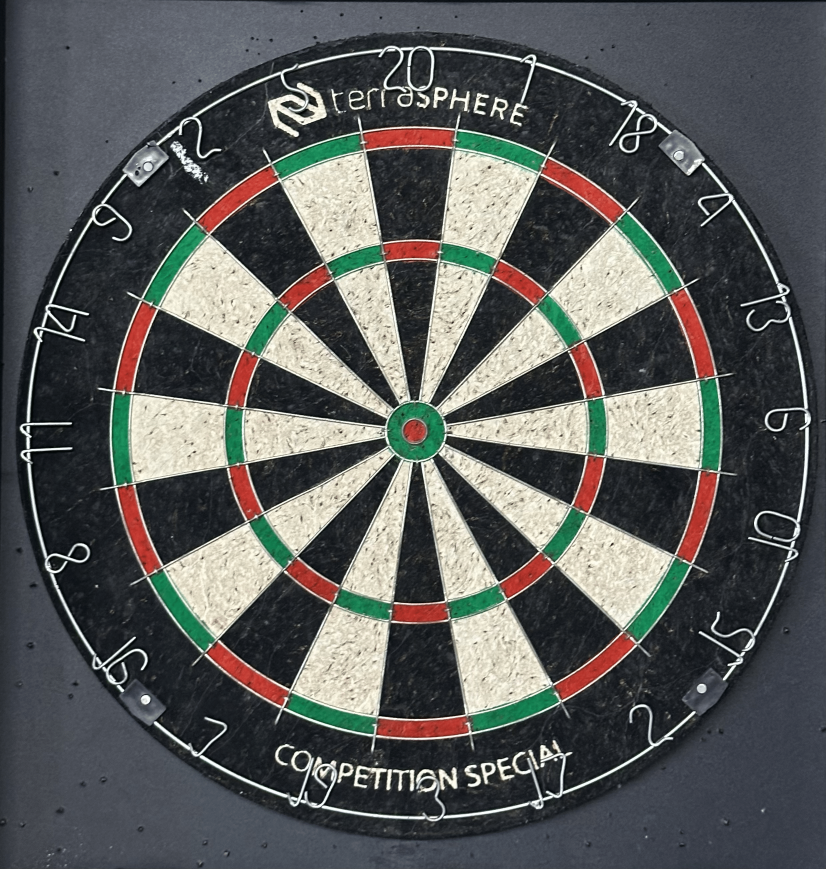
#> input picture dartboard.png, 2476 x 2607 px, found by its file name (shown at 1/3 size)
$ python warpDartboard.py
#> lines starting #> are read from the running program, lines starting #| are printed output that depends on the picture; pictures that were not available may be replaced by others from this repository, and a replacement may not be noted
#> further down, faceOnImage is the input picture: shape (2607, 2476, 3); mean B, G, R 90.1, 91.4, 89.7
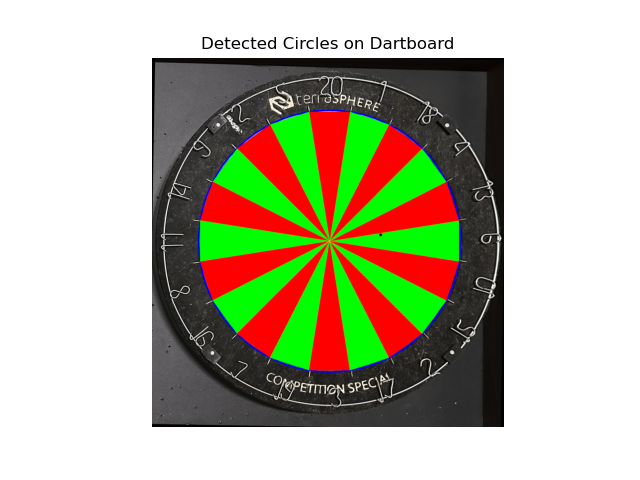
#> input picture Dart-Point-Sector.png, 640 x 480 px, given in place of real_dartboard.png, which was not available
#> further down, dartboardTilted is the input picture: shape (480, 640, 3); mean B, G, R 161.2, 182.7, 183.2
import cv2
import numpy as np
import matplotlib.pyplot as plt
"""
Warmp_image_empty
input: faceOnImage, dartboardTilted
output: img_warped, h, height, width

warp_image
input: image, harmonography, dartboardHeight, dartboardWidth
output: img_warped
"""
def warp_image_empty(faceOnImage, dartboardTilted):
    MAX_NUM_FEATURES = 500
    orb = cv2.ORB_create(MAX_NUM_FEATURES)
    keypoints1, descriptors1 = orb.detectAndCompute(faceOnImage, None)
#> keypoints1 = 500 keypoints; strongest (x, y, size): (112, 990, 77.1), (1704, 1054, 31), (73, 1360, 64.3), (112, 991, 64.3)
    keypoints2, descriptors2 = orb.detectAndCompute(dartboardTilted, None)
#> keypoints2 = 500 keypoints; strongest (x, y, size): (222, 43, 31), (321, 43, 31), (321, 45, 31), (412, 45, 31)

    dart_display = cv2.drawKeypoints(faceOnImage, keypoints1, outImage=np.array([]), color = (255, 0, 0), flags=cv2.DRAW_MATCHES_FLAGS_DRAW_RICH_KEYPOINTS)
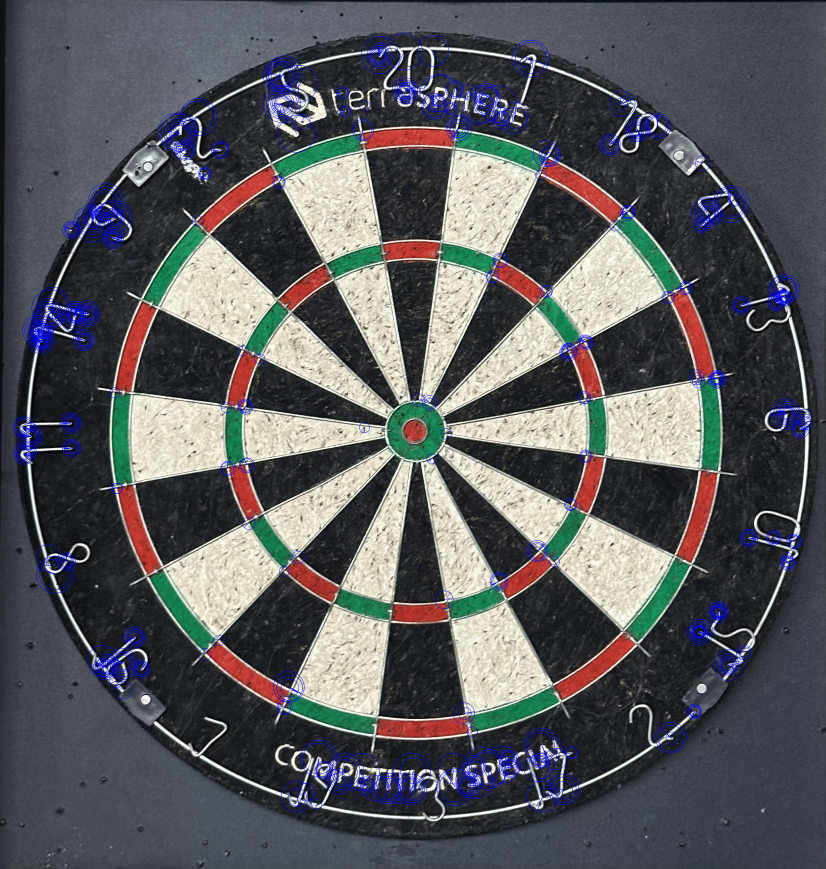
#> dart_display: shape (2607, 2476, 3) (shown at 1/3 size); mean B, G, R 93, 89.8, 88.2
    dart_tilt_display = cv2.drawKeypoints(dartboardTilted, keypoints2, outImage=np.array([]), color = (255, 0, 0), flags=cv2.DRAW_MATCHES_FLAGS_DRAW_RICH_KEYPOINTS)
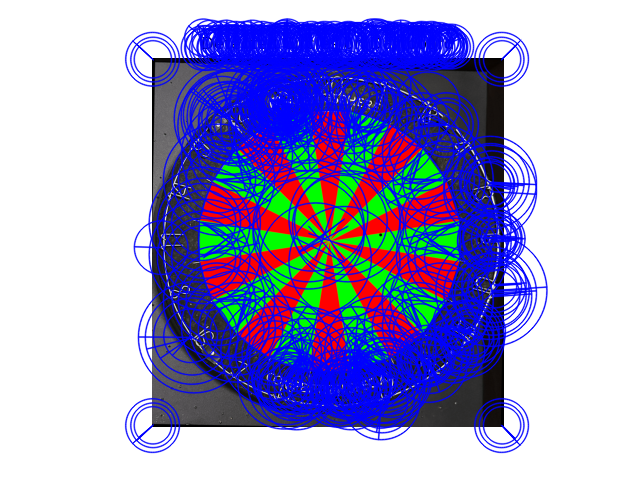
#> dart_tilt_display: shape (480, 640, 3); mean B, G, R 202.1, 155.5, 157
        # Match features.
    matcher = cv2.DescriptorMatcher_create(cv2.DESCRIPTOR_MATCHER_BRUTEFORCE_HAMMING)

    # Converting to list for sorting as tuples are immutable objects.
    matches = list(matcher.match(descriptors1, descriptors2, None))
#> matches = 500 matches

    # Sort matches by score
    matches.sort(key=lambda x: x.distance, reverse=False)

    # Remove not so good matches
    numGoodMatches = int(len(matches) * 0.1)
#> numGoodMatches = 50
    matches = matches[:numGoodMatches]
#> matches = 50 matches
    # Draw top matches
    im_matches = cv2.drawMatches(faceOnImage, keypoints1, dartboardTilted, keypoints2, matches, None)
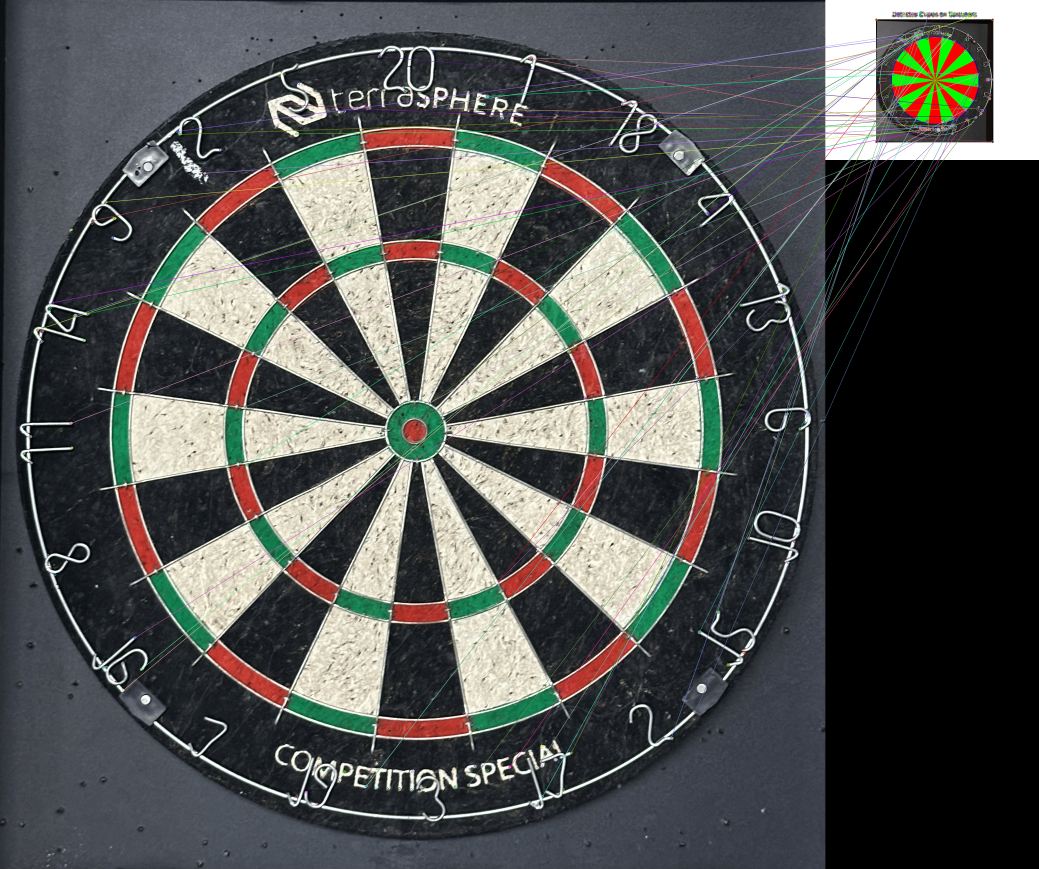
#> im_matches: shape (2607, 3116, 3) (shown at 1/3 size); mean B, G, R 78.5, 80.2, 78.8

    # Extract location of good matches
    points1 = np.zeros((len(matches), 2), dtype=np.float32)
#> points1 = 50 pairs, first value 0 to 0, second value 0 to 0
    points2 = np.zeros((len(matches), 2), dtype=np.float32)
#> points2 = 50 pairs, first value 0 to 0, second value 0 to 0

    for i, match in enumerate(matches):
        points1[i, :] = keypoints1[match.queryIdx].pt
        points2[i, :] = keypoints2[match.trainIdx].pt
#> this loop made 50 passes
#> after the loop, points1 = 50 pairs, first value 111 to 2245, second value 169.2 to 2388.8; points2 = 50 pairs, first value 201.6 to 501.1, second value 40 to 424.8

    # Find homography
    h, mask = cv2.findHomography(points2, points1, cv2.RANSAC)
#> h = [[3.94, -8.38, 2111.3], [5.51, -2.17, -430.6], [0.000732, -0.00193, 1]]; mask = 50 values, max 1 at index 14, min 0 at index 0, mean 0.1

    # Use homography to warp image
    height, width, _ = faceOnImage.shape
#> height = 2607; width = 2476
    img_warped = cv2.warpPerspective(dartboardTilted, h, (width, height)) # h is the homography
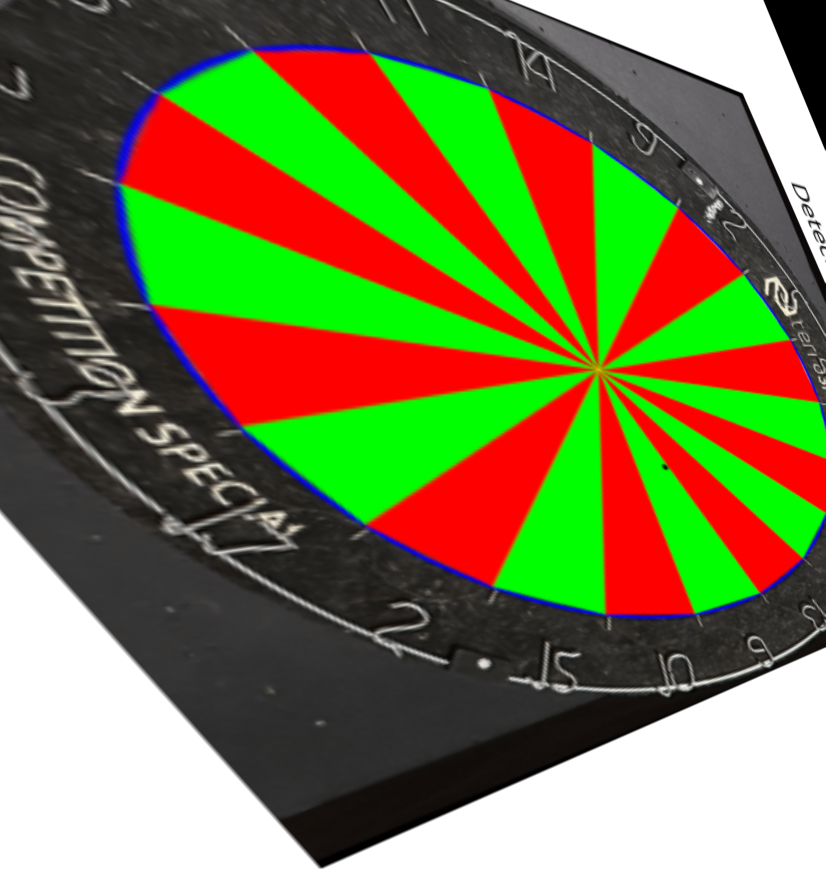
#> img_warped: shape (2607, 2476, 3) (shown at 1/3 size); mean B, G, R 72, 119.1, 119.9
    return img_warped, h, height, width

def warp_image(image, harmonography, dartboardHeight, dartboardWidth):
    # Use homography to warp image
    img_warped = cv2.warpPerspective(image, harmonography, (dartboardWidth, dartboardHeight)) # h is the homography
    return img_warped


if __name__ == "__main__": # Usage example

    faceOnImage = cv2.imread("dartboard.png")
    dartboardTilted = cv2.imread("real_dartboard.png")
    fixed, harmonography, dartboardHeight, dartboardWidth = warp_image_empty(faceOnImage, dartboardTilted)
#> harmonography has the same summary as h in warp_image_empty; dartboardHeight = 2607; dartboardWidth = 2476

    plt.imshow(fixed)
    plt.show()

    example_dart = cv2.imread("example_dart-3.jpg")
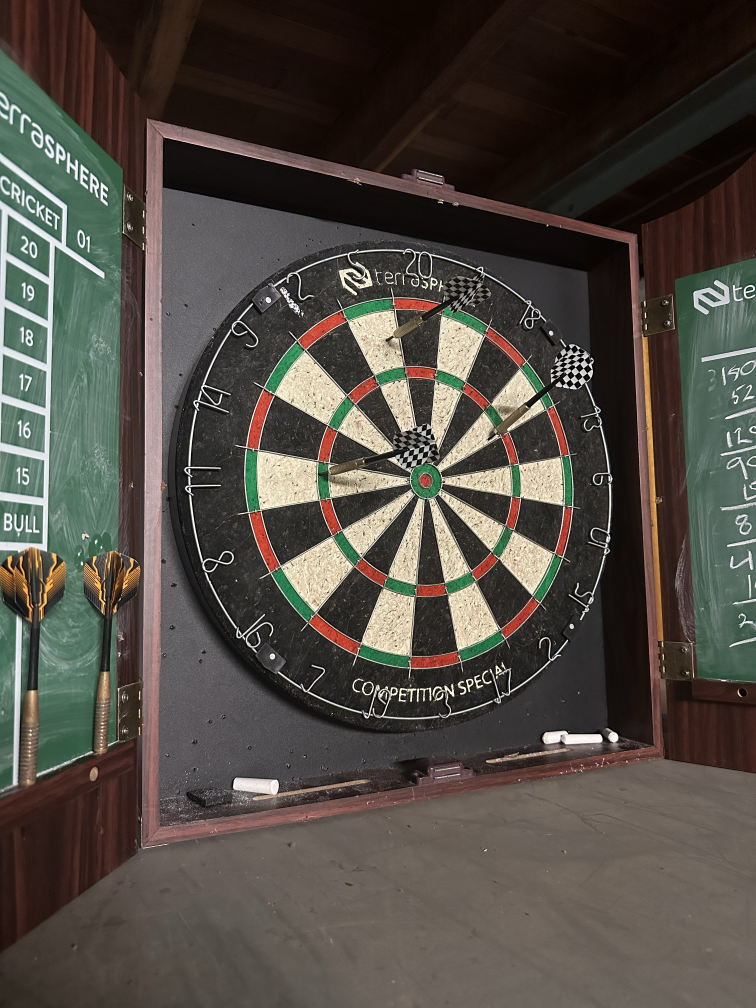
#> input picture example_dart-3.jpg, 3024 x 4032 px, found by its file name (shown at 1/4 size)
#> example_dart is the input picture: shape (4032, 3024, 3); mean B, G, R 67.8, 75.1, 80.5
    new_image = warp_image(example_dart, harmonography, dartboardHeight, dartboardWidth)
#> in warp_image, `img_warped = cv2.warpPerspective(image, harmonography, (dartboardWidth..`:
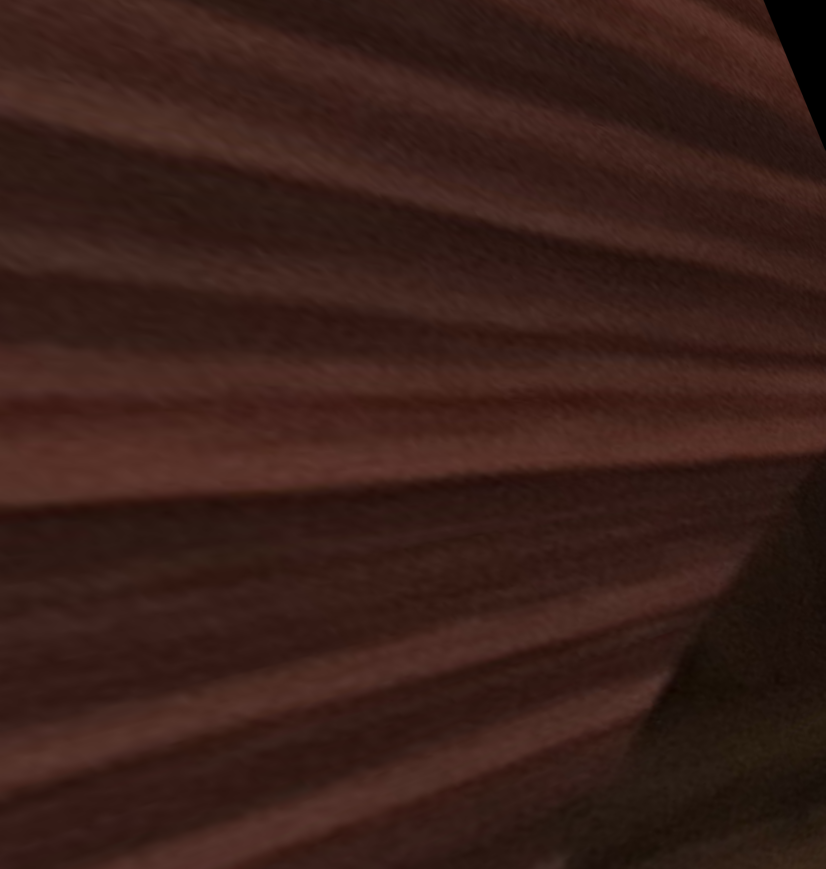
#> img_warped: shape (2607, 2476, 3) (shown at 1/3 size); mean B, G, R 25.1, 31.5, 56.9

    plt.imshow(new_image)
    plt.show()
